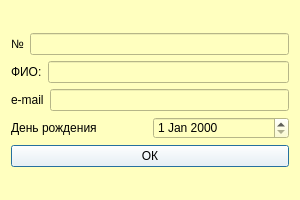
<?xml version="1.0" encoding="UTF-8"?>
<ui version="4.0">
 <class>InputForm</class>
 <widget class="QDialog" name="InputForm">
  <property name="geometry">
   <rect>
    <x>0</x>
    <y>0</y>
    <width>300</width>
    <height>200</height>
   </rect>
  </property>
  <property name="windowTitle">
   <string>Введите данные</string>
  </property>
  <property name="styleSheet">
   <string notr="true">background-color: rgb(255, 255, 191);</string>
  </property>
  <layout class="QGridLayout" name="gridLayout_2">
   <item row="0" column="0">
    <layout class="QGridLayout" name="gridLayout">
     <item row="1" column="0">
      <layout class="QVBoxLayout" name="verticalLayout">
       <item>
        <layout class="QHBoxLayout" name="horizontalLayout">
         <item>
          <widget class="QLabel" name="labelName">
           <property name="text">
            <string>ФИО:</string>
           </property>
          </widget>
         </item>
         <item>
          <widget class="QLineEdit" name="lineEditName"/>
         </item>
        </layout>
       </item>
       <item>
        <layout class="QHBoxLayout" name="horizontalLayout_2">
         <item>
          <widget class="QLabel" name="labelMail">
           <property name="text">
            <string>e-mail</string>
           </property>
          </widget>
         </item>
         <item>
          <widget class="QLineEdit" name="lineEditMail"/>
         </item>
        </layout>
       </item>
       <item>
        <layout class="QHBoxLayout" name="horizontalLayout_3">
         <item>
          <widget class="QLabel" name="label_DR">
           <property name="text">
            <string>День рождения</string>
           </property>
          </widget>
         </item>
         <item>
          <widget class="QDateEdit" name="dateEdit"/>
         </item>
        </layout>
       </item>
      </layout>
     </item>
     <item row="2" column="0">
      <widget class="QPushButton" name="pushButtonOk">
       <property name="styleSheet">
        <string notr="true">QPushButton{
	background-color: rgb(255, 255, 255);
}</string>
       </property>
       <property name="text">
        <string>ОК</string>
       </property>
      </widget>
     </item>
     <item row="0" column="0">
      <layout class="QHBoxLayout" name="horizontalLayout_4">
       <item>
        <widget class="QLabel" name="labelN">
         <property name="text">
          <string>№</string>
         </property>
        </widget>
       </item>
       <item>
        <widget class="QLineEdit" name="lineEditN"/>
       </item>
      </layout>
     </item>
    </layout>
   </item>
  </layout>
 </widget>
 <resources/>
 <connections/>
</ui>
